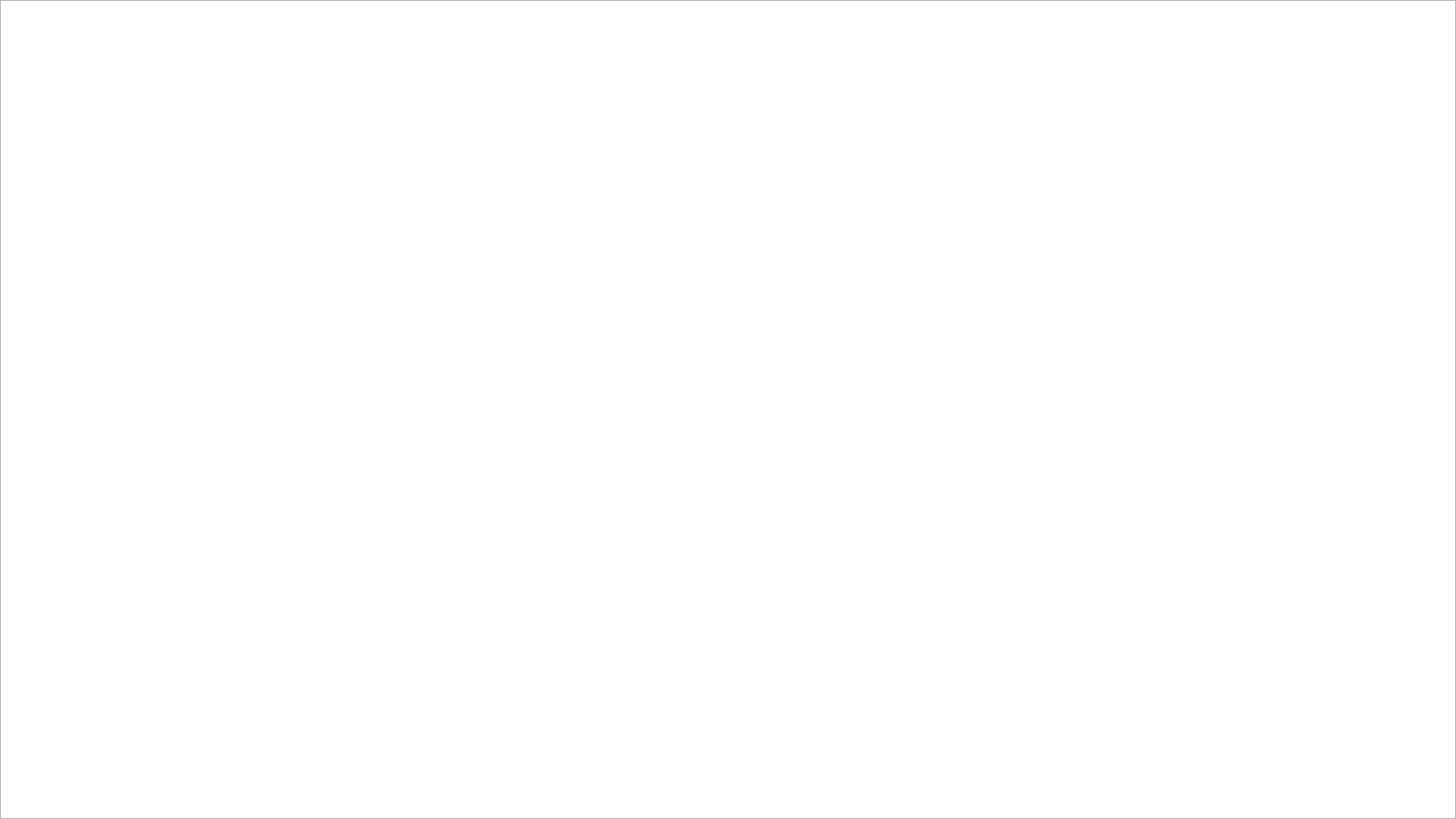
<?xml version="1.0" encoding="UTF-8"?>
<ui version="4.0">
 <class>GameWidget</class>
 <widget class="QWidget" name="GameWidget">
  <property name="geometry">
   <rect>
    <x>0</x>
    <y>0</y>
    <width>1600</width>
    <height>900</height>
   </rect>
  </property>
  <property name="windowTitle">
   <string>Game</string>
  </property>
  <layout class="QVBoxLayout" name="verticalLayout">
   <property name="leftMargin">
    <number>0</number>
   </property>
   <property name="topMargin">
    <number>0</number>
   </property>
   <property name="rightMargin">
    <number>0</number>
   </property>
   <property name="bottomMargin">
    <number>0</number>
   </property>
   <item>
    <widget class="QGraphicsView" name="graphicsView"/>
   </item>
  </layout>
 </widget>
 <resources/>
 <connections/>
</ui>
